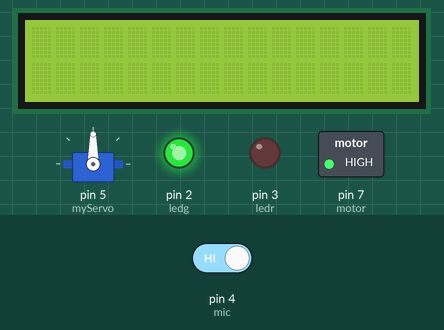
Simulated run of this sketch. Board: Arduino Uno, built with avr-gcc and run on an emulated ATmega328P. Parts: 16×2 character LCD, servo, switched loads named in the sketch (green lamp = pin HIGH), output pins drawn as LEDs (lit = HIGH). Inputs (shaded band) come from the test bench; at power-on: pin 4 (mic) HIGH.

Above: at 1.2 s.
1.3 s: pin 4 (mic) driven LOW
At 1.46 s:
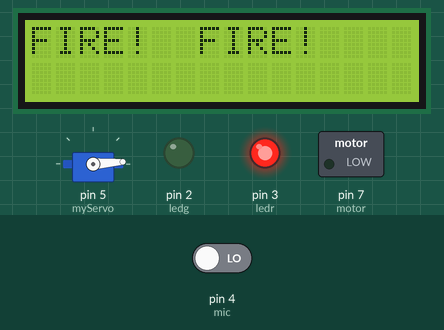
At 2.06 s:
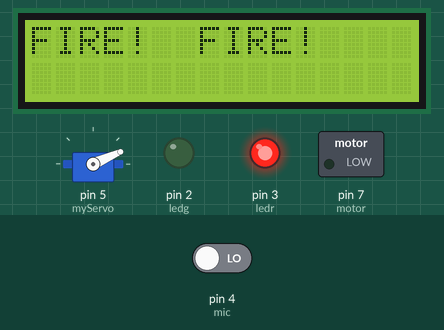
5.8 s: pin 4 (mic) driven HIGH
At 7.7 s:
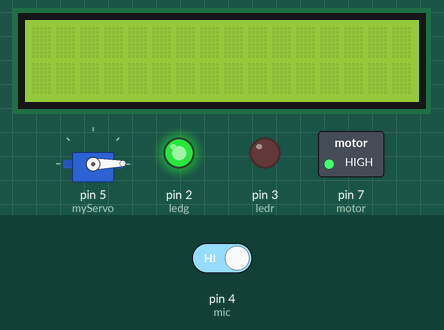
Timing chart, 0 to 9.2 s (numbered marks = the images above; inputs shaded):
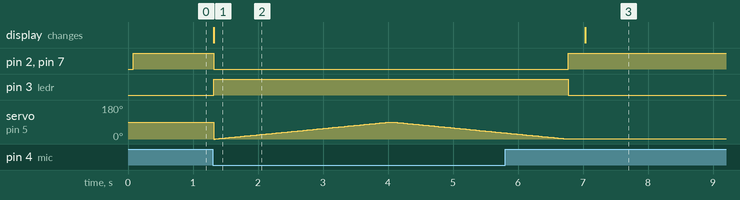

The sketch:

Flame_UNO.ino
```cpp
#include <Servo.h>.
#include <Wire.h>.
#include <LiquidCrystal_I2C.h>.

Servo myServo;
LiquidCrystal_I2C lcd(0x27, 16, 2);

int mic = 4;
int ledr = 3;
int ledg = 2;
int motor = 7;


void setup() {
  pinMode(mic, INPUT);
  pinMode(ledr, OUTPUT);
  pinMode(ledg, OUTPUT);
  pinMode(motor, OUTPUT);
  lcd.begin();
  lcd.backlight();
  myServo.attach(5);
  // put your setup code here, to run once:
}

void loop() {
  if(digitalRead(mic) == LOW){
    lcd.setCursor(0,0);
	  lcd.print("FIRE!  FIRE!");
    digitalWrite(ledr, HIGH);
    digitalWrite(ledg, LOW);
    digitalWrite(motor, LOW);
    for(int i=0;i<=90;i++){
    myServo.write(i);
    delay(30);
    }
    for(int i=90;i>0;i--){
    myServo.write(i);
    delay(30);
    }
  }

  else{
    lcd.setCursor(2,0);
	  lcd.print("DRDO PROJECT");
    lcd.setCursor(7,1);
    lcd.print(" 4 ");
    digitalWrite(ledr, LOW);
    digitalWrite(motor, HIGH);
    digitalWrite(ledg, HIGH);
    lcd.clear();
    }
  // put your main code here, to run repeatedly:

}
```

Measured:
- after the input at 1.3 s, pin 2 (ledg), pin 7 (motor): HIGH → LOW at once; pin 3 (ledr): LOW → HIGH at once; the display: changes at once (image 1)
- after the input at 5.8 s, pin 2 (ledg), pin 7 (motor): LOW → HIGH after 0.98 s; pin 3 (ledr): HIGH → LOW after 0.98 s; servo on pin 5 (myServo): goes on until 6.7 s, then stays 1°; the display: changes after 1.2 s (image 3)
